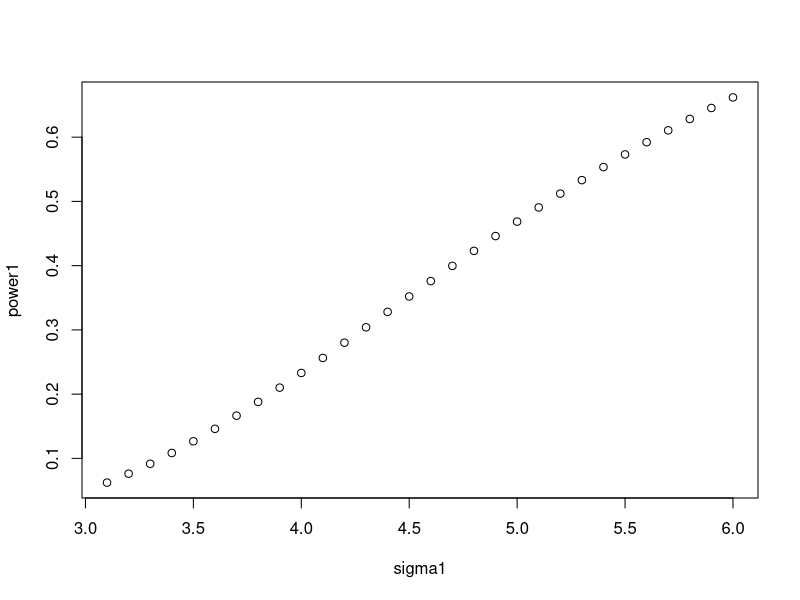
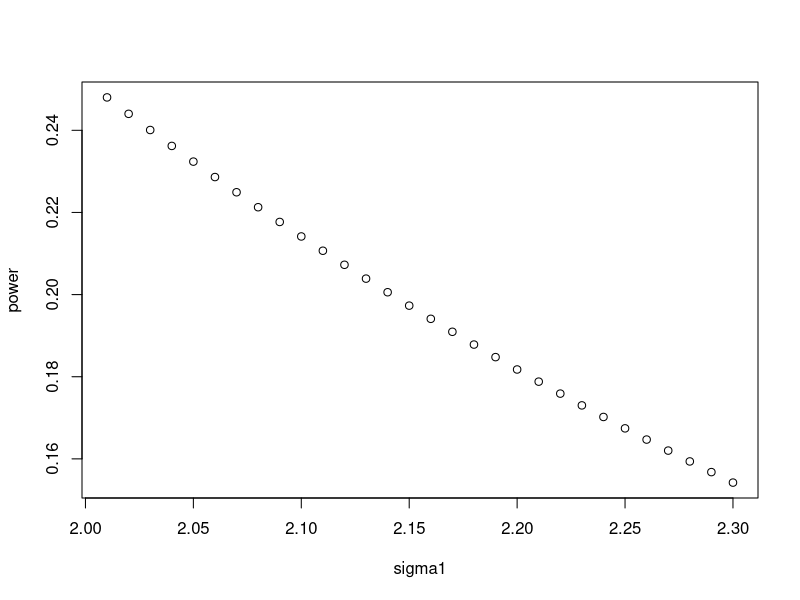
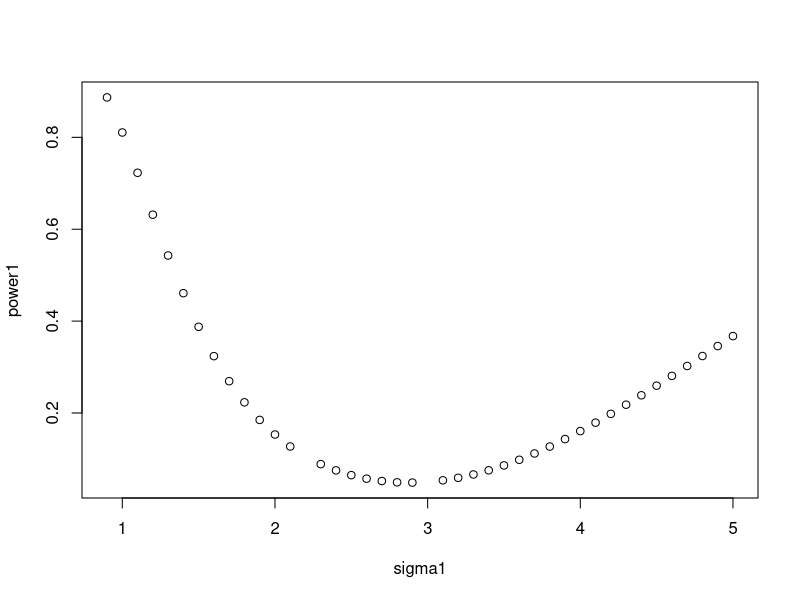

The R source for these figures, in order:
#Programming in R for case 1
a = qchisq(0.95,16,0)
a
var = 3
k1 = var*a
k1
sigma1=c(3.1,3.2,3.3,3.4,3.5,3.6,3.7,3.8,3.9,4.0,4.1,4.2,4.3,4.4,4.5,4.6,4.7,4.8,4.9,5.0,5.1,5.2,5.3,5.4,5.5,5.6,5.7,5.8,5.9,6.0)
sigma11 = k1/sigma1
power = mat.or.vec(30,1)
power1 = mat.or.vec(30,1)
for(i in 1:30){
  power[i] = pchisq(sigma11[i],16,0)
  power1[i] = 1-power[i]}
power1
plot(sigma1,power1)


#Programming in R for case 2
a = qchisq(0.05,16,0)
a
var = 3
k1 = var*a
k1
sigma1 = c(2.01,2.02,2.03,2.04,2.05,2.06,2.07,2.08,2.09,2.10,2.11,2.12,2.13,2.14,2.15,2.16,2.17,2.18,2.19,2.20,2.21,2.22,2.23,2.24,2.25,2.26,2.27,2.28,2.29,2.30)
sigma11 = k1/sigma1
power = mat.or.vec(30,1)
for(i in 1:30){
  power[i] = pchisq(sigma11[i],16,0)}
power
plot(sigma1,power)



#Programming in R for case 3
c = qchisq(0.025,16,0)		
d = qchisq(0.975,16,0)
var = 3				
k3 = var*c		
k4 = var*d
k3
k4
sigma1=c(0.9,1,1.1,1.2,1.3,1.4,1.5,1.6,1.7,1.8,1.9,2,2.1,2.3,2.4,2.5,2.6,2.7,2.8,2.9,3.1,3.2,3.3,3.4,3.5,3.6,3.7,3.8,3.9,4.0,4.1,4.2,4.3,4.4,4.5,4.6,4.7,4.8,4.9,5.0)
sigma11 = k3/sigma1
sigma11
sigma22 = k4/sigma1
sigma22
power1 = mat.or.vec(40,1)
for(i in 1:40){
  power1[i] = pchisq(sigma11[i],16,0)+(1-pchisq(sigma22[i],16,0))}
power1
plot(sigma1,power1)
